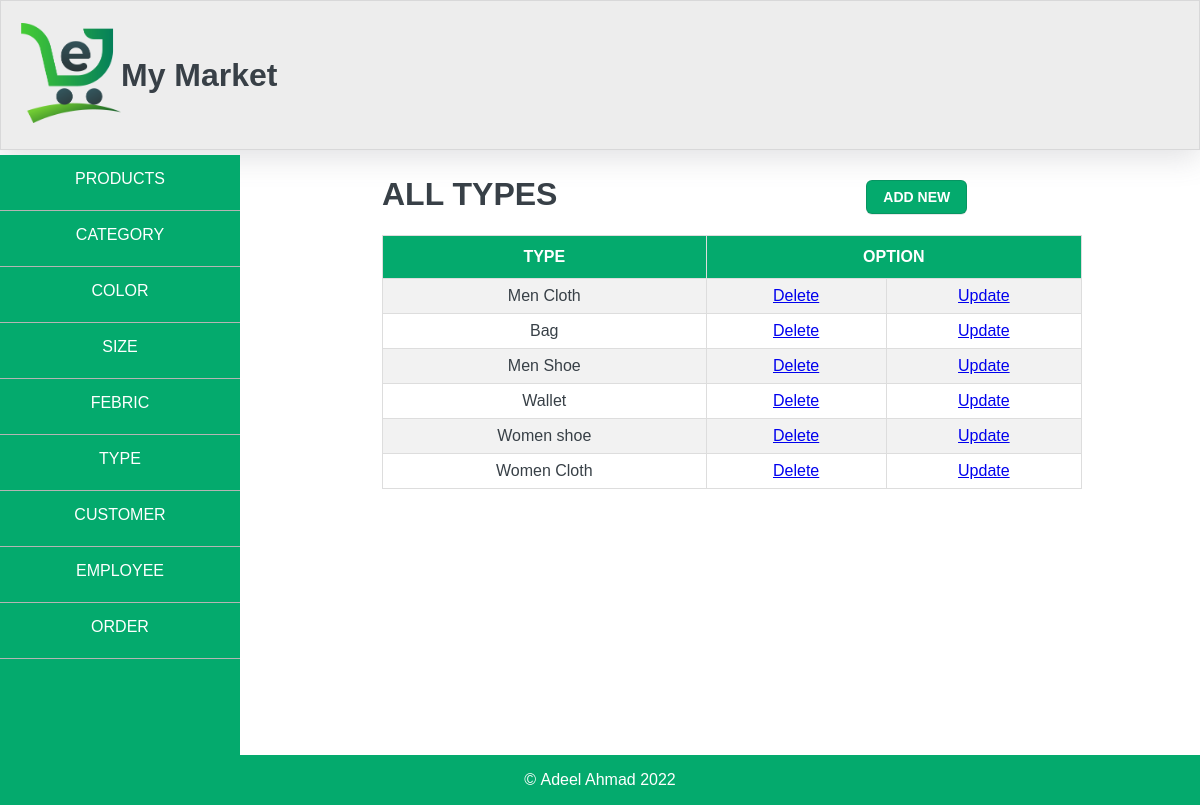
The app's page /display_type.php with its own data.
### tables this page shows
CREATE TABLE `type` (
  `t_id` int(11) NOT NULL,
  `name` text NOT NULL,
  `description` varchar(500) NOT NULL
);

### display_type.php (the view, shortened to what this page needs)
<!DOCTYPE html>
<html lang="en">
  <head>
    <link rel="stylesheet"  href="web_style.css" />
  </head>
  <body>
    <?php include "nav.php";?>
    <div id="content" style='height:auto;'>
      <form
        name="form1"
        style="width: 700px"
        method="post"
      >
        <h1>ALL TYPES <a href="type.php" class='button-3'style="margin-left:300px;" >ADD NEW</a> </h1>
        <table>
         <thead>
          <tr><th style="text-align:center;">TYPE</th><th colspan='2' style="text-align:center;">OPTION</th></tr>
          <?php
          include "connect.php";
          $q="SELECT name,t_id FROM type";
          $rows=$conn->query($q);
          if ($rows->num_rows > 0){
            while($row =$rows->fetch_assoc()){
                echo "<tr><td>".$row['name']."<td><a href='delete_type.php?ID=".$row['t_id']."'>Delete</a></td><td><a href='edit_type.php?ID=".$row['t_id']."'>Update</a></td>";
                }
          }
          ?>
         </thead>
        </table>
      </form>
    </div>
  </body>
</html>

### web_style.css (style rules this page uses)
form { width: 700px; }
header { margin: 0px; border: 0.5px solid rgba(132, 132, 133, 0.2); box-shadow: rgba(100, 100, 111, 0.2) 0px 7px 29px 0px; width: 100%; height: 150px; background-color: rgb(237, 237, 237); box-sizing: border-box; display: flex; align-items: center; }
img { width: 100px; height: 100px; margin-left: 20px; }
body { margin: 0px; padding: 0px; font-family: "Arial"; color: #384047; }
table { font-family: Arial, Helvetica, sans-serif; border-collapse: collapse; width: 100%; text-align: center; }
table td, table th { border: 1px solid #ddd; padding: 8px; }
table tr:nth-child(even) { background-color: #f2f2f2; }
table th { padding-top: 12px; padding-bottom: 12px; text-align: left; background-color: #04aa6d; color: white; }
#content { height: 450px; margin-top: 5px; width: 78%; float: right; margin-bottom: 20px; display: flex; justify-content: center; }
.button-3 { appearance: none; background-color: #04aa6d; border: 1px solid rgba(27, 31, 35, 0.15); border-radius: 6px; box-shadow: rgba(27, 31, 35, 0.1) 0 1px 0; box-sizing: border-box; color: #fff; cursor: pointer; display: inline-block; font-family: "Arial"; font-size: 14px; font-weight: 600; line-height: 20px; padding: 6px 16px; position: relative; text-align: center; text-decoration: none; touch-action: manipulation; vertical-align: middle; white-space: nowrap; }
footer { clear: both; display: flex; justify-content: center; align-items: center; width: 100%; height: 50px; background-color: #04aa6d; color: white; }

### records on screen
type: name "Men Cloth"
type: name "Bag"
type: name "Men Shoe"
type: name "Wallet"
type: name "Women shoe"
type: name "Women Cloth"
